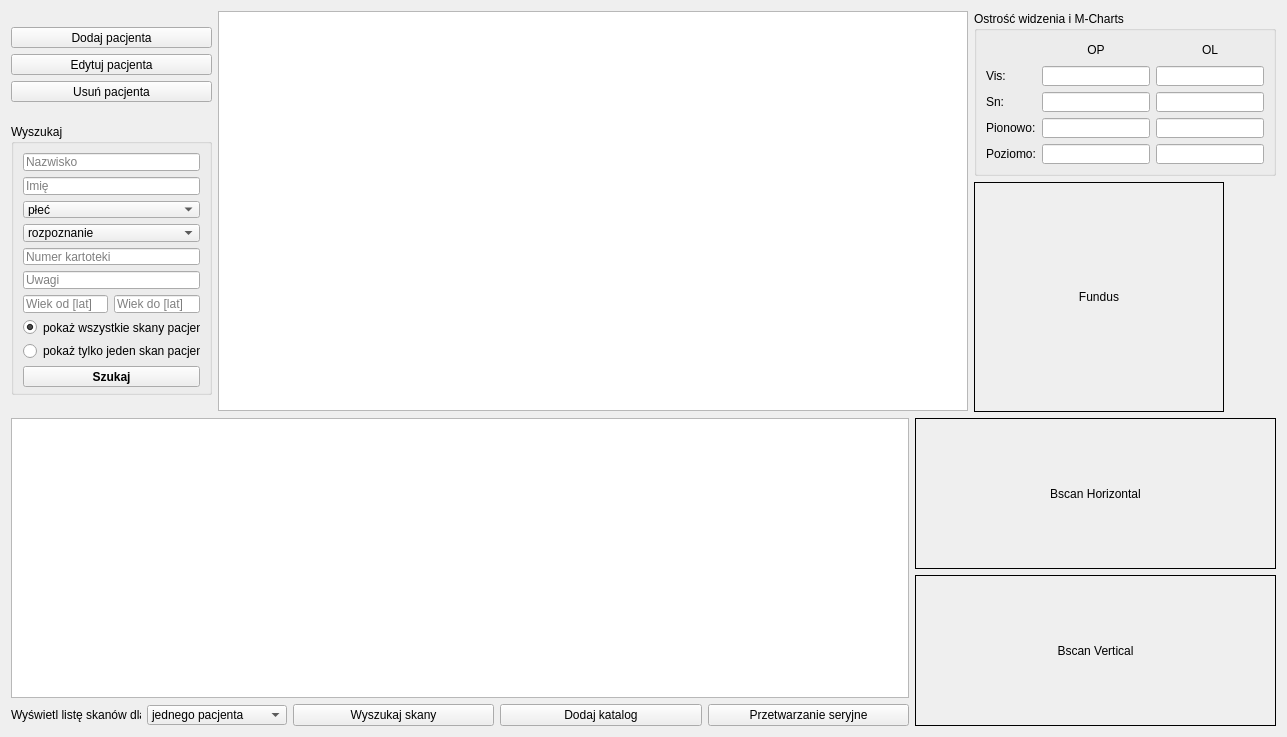
      <widget class="QWidget" name="tabDatabase">
       <attribute name="title">
        <string>Lista pacjentów</string>
       </attribute>
       <layout class="QVBoxLayout" name="verticalLayout_28">
        <item>
         <layout class="QHBoxLayout" name="horizontalLayout_13">
          <item>
           <layout class="QVBoxLayout" name="verticalLayout_25">
            <item>
             <layout class="QVBoxLayout" name="verticalLayout_23">
              <property name="sizeConstraint">
               <enum>QLayout::SetFixedSize</enum>
              </property>
              <item>
               <widget class="QPushButton" name="addPatientDBButton">
                <property name="sizePolicy">
                 <sizepolicy hsizetype="Minimum" vsizetype="Preferred">
                  <horstretch>0</horstretch>
                  <verstretch>0</verstretch>
                 </sizepolicy>
                </property>
                <property name="minimumSize">
                 <size>
                  <width>150</width>
                  <height>20</height>
                 </size>
                </property>
                <property name="maximumSize">
                 <size>
                  <width>201</width>
                  <height>21</height>
                 </size>
                </property>
                <property name="text">
                 <string>Dodaj pacjenta</string>
                </property>
               </widget>
              </item>
              <item>
               <widget class="QPushButton" name="editPatientDBButton">
                <property name="sizePolicy">
                 <sizepolicy hsizetype="Minimum" vsizetype="Preferred">
                  <horstretch>0</horstretch>
                  <verstretch>0</verstretch>
                 </sizepolicy>
                </property>
                <property name="minimumSize">
                 <size>
                  <width>150</width>
                  <height>20</height>
                 </size>
                </property>
                <property name="maximumSize">
                 <size>
                  <width>201</width>
                  <height>21</height>
                 </size>
                </property>
                <property name="text">
                 <string>Edytuj pacjenta</string>
                </property>
               </widget>
              </item>
              <item>
               <widget class="QPushButton" name="deletePatientDBButton">
                <property name="sizePolicy">
                 <sizepolicy hsizetype="Minimum" vsizetype="Preferred">
                  <horstretch>0</horstretch>
                  <verstretch>0</verstretch>
                 </sizepolicy>
                </property>
                <property name="minimumSize">
                 <size>
                  <width>150</width>
                  <height>21</height>
                 </size>
                </property>
                <property name="maximumSize">
                 <size>
                  <width>201</width>
                  <height>21</height>
                 </size>
                </property>
                <property name="text">
                 <string>Usuń pacjenta</string>
                </property>
               </widget>
              </item>
             </layout>
            </item>
            <item>
             <widget class="QGroupBox" name="patienSearchGBox">
              <property name="sizePolicy">
               <sizepolicy hsizetype="Minimum" vsizetype="Minimum">
                <horstretch>0</horstretch>
                <verstretch>0</verstretch>
               </sizepolicy>
              </property>
              <property name="minimumSize">
               <size>
                <width>201</width>
                <height>271</height>
               </size>
              </property>
              <property name="maximumSize">
               <size>
                <width>201</width>
                <height>271</height>
               </size>
              </property>
              <property name="title">
               <string>Wyszukaj</string>
              </property>
              <layout class="QVBoxLayout" name="verticalLayout_22">
               <item>
                <widget class="QLineEdit" name="searchLastNameLEdit">
                 <property name="text">
                  <string/>
                 </property>
                 <property name="placeholderText">
                  <string>Nazwisko</string>
                 </property>
                </widget>
               </item>
               <item>
                <widget class="QLineEdit" name="searchFirstNameLEdit">
                 <property name="text">
                  <string/>
                 </property>
                 <property name="placeholderText">
                  <string>Imię</string>
                 </property>
                </widget>
               </item>
               <item>
                <widget class="QComboBox" name="searchGenderCBox">
                 <item>
                  <property name="text">
                   <string>płeć</string>
                  </property>
                 </item>
                 <item>
                  <property name="text">
                   <string>Kobieta</string>
                  </property>
                 </item>
                 <item>
                  <property name="text">
                   <string>Mężczyzna</string>
                  </property>
                 </item>
                </widget>
               </item>
               <item>
                <widget class="QComboBox" name="searchPathologyCBox">
                 <item>
                  <property name="text">
                   <string>rozpoznanie</string>
                  </property>
                 </item>
                 <item>
                  <property name="text">
                   <string>brak</string>
                  </property>
                 </item>
                 <item>
                  <property name="text">
                   <string>VMA</string>
                  </property>
                 </item>
                 <item>
                  <property name="text">
                   <string>VMT</string>
                  </property>
                 </item>
                 <item>
                  <property name="text">
                   <string>ERM</string>
                  </property>
                 </item>
                 <item>
                  <property name="text">
                   <string>MH</string>
                  </property>
                 </item>
                 <item>
                  <property name="text">
                   <string>CNV</string>
                  </property>
                 </item>
                 <item>
                  <property name="text">
                   <string>inne</string>
                  </property>
                 </item>
                </widget>
               </item>
               <item>
                <widget class="QLineEdit" name="searchFileNoLEdit">
                 <property name="text">
                  <string/>
                 </property>
                 <property name="placeholderText">
                  <string>Numer kartoteki</string>
                 </property>
                </widget>
               </item>
               <item>
                <widget class="QLineEdit" name="searchNotesLEdit">
                 <property name="placeholderText">
                  <string>Uwagi</string>
                 </property>
                </widget>
               </item>
               <item>
                <layout class="QHBoxLayout" name="horizontalLayout_15">
                 <item>
                  <widget class="QLineEdit" name="searchAgeFromLEdit">
                   <property name="maximumSize">
                    <size>
                     <width>100</width>
                     <height>16777215</height>
                    </size>
                   </property>
                   <property name="text">
                    <string/>
                   </property>
                   <property name="placeholderText">
                    <string>Wiek od [lat]</string>
                   </property>
                  </widget>
                 </item>
                 <item>
                  <widget class="QLineEdit" name="searchAgeToLEdit">
                   <property name="maximumSize">
                    <size>
                     <width>100</width>
                     <height>16777215</height>
                    </size>
                   </property>
                   <property name="text">
                    <string/>
                   </property>
                   <property name="placeholderText">
                    <string>Wiek do [lat]</string>
                   </property>
                  </widget>
                 </item>
                </layout>
               </item>
               <item>
                <widget class="QRadioButton" name="showAllScansRButton">
                 <property name="text">
                  <string>pokaż wszystkie skany pacjenta</string>
                 </property>
                 <property name="checked">
                  <bool>true</bool>
                 </property>
                </widget>
               </item>
               <item>
                <widget class="QRadioButton" name="showOnlyDefaultScanRButton">
                 <property name="text">
                  <string>pokaż tylko jeden skan pacjenta</string>
                 </property>
                 <property name="checked">
                  <bool>false</bool>
                 </property>
                </widget>
               </item>
               <item>
                <widget class="QPushButton" name="searchPatientDBButton">
                 <property name="minimumSize">
                  <size>
                   <width>0</width>
                   <height>21</height>
                  </size>
                 </property>
                 <property name="font">
                  <font>
                   <weight>75</weight>
                   <bold>true</bold>
                  </font>
                 </property>
                 <property name="text">
                  <string>Szukaj</string>
                 </property>
                </widget>
               </item>
              </layout>
             </widget>
            </item>
           </layout>
          </item>
          <item>
           <widget class="QTableView" name="patientsListTableView">
            <property name="minimumSize">
             <size>
              <width>750</width>
              <height>361</height>
             </size>
            </property>
            <property name="maximumSize">
             <size>
              <width>16777215</width>
              <height>400</height>
             </size>
            </property>
           </widget>
          </item>
          <item>
           <layout class="QVBoxLayout" name="verticalLayout_24">
            <item>
             <widget class="QGroupBox" name="groupBox_5">
              <property name="title">
               <string>Ostrość widzenia i M-Charts</string>
              </property>
              <layout class="QGridLayout" name="gridLayout_3">
               <item row="0" column="1">
                <widget class="QLabel" name="label_9">
                 <property name="minimumSize">
                  <size>
                   <width>0</width>
                   <height>20</height>
                  </size>
                 </property>
                 <property name="text">
                  <string>OP</string>
                 </property>
                 <property name="alignment">
                  <set>Qt::AlignCenter</set>
                 </property>
                </widget>
               </item>
               <item row="0" column="2">
                <widget class="QLabel" name="label_10">
                 <property name="minimumSize">
                  <size>
                   <width>0</width>
                   <height>20</height>
                  </size>
                 </property>
                 <property name="text">
                  <string>OL</string>
                 </property>
                 <property name="alignment">
                  <set>Qt::AlignCenter</set>
                 </property>
                </widget>
               </item>
               <item row="1" column="0">
                <widget class="QLabel" name="label_7">
                 <property name="minimumSize">
                  <size>
                   <width>44</width>
                   <height>20</height>
                  </size>
                 </property>
                 <property name="text">
                  <string>Vis:</string>
                 </property>
                </widget>
               </item>
               <item row="1" column="1">
                <widget class="QLineEdit" name="visOPLEdit">
                 <property name="minimumSize">
                  <size>
                   <width>0</width>
                   <height>20</height>
                  </size>
                 </property>
                 <property name="alignment">
                  <set>Qt::AlignCenter</set>
                 </property>
                </widget>
               </item>
               <item row="2" column="1">
                <widget class="QLineEdit" name="snOPLEdit">
                 <property name="minimumSize">
                  <size>
                   <width>0</width>
                   <height>20</height>
                  </size>
                 </property>
                 <property name="alignment">
                  <set>Qt::AlignCenter</set>
                 </property>
                </widget>
               </item>
               <item row="1" column="2">
                <widget class="QLineEdit" name="visOLLEdit">
                 <property name="minimumSize">
                  <size>
                   <width>0</width>
                   <height>20</height>
                  </size>
                 </property>
                 <property name="alignment">
                  <set>Qt::AlignCenter</set>
                 </property>
                </widget>
               </item>
               <item row="2" column="0">
                <widget class="QLabel" name="label_8">
                 <property name="minimumSize">
                  <size>
                   <width>44</width>
                   <height>20</height>
                  </size>
                 </property>
                 <property name="text">
                  <string>Sn:</string>
                 </property>
                </widget>
               </item>
               <item row="2" column="2">
                <widget class="QLineEdit" name="snOLLEdit">
                 <property name="minimumSize">
                  <size>
                   <width>0</width>
                   <height>20</height>
                  </size>
                 </property>
                 <property name="alignment">
                  <set>Qt::AlignCenter</set>
                 </property>
                </widget>
               </item>
               <item row="3" column="0">
                <widget class="QLabel" name="label_35">
                 <property name="text">
                  <string>Pionowo:</string>
                 </property>
                </widget>
               </item>
               <item row="4" column="1">
                <widget class="QLineEdit" name="mcHOPLEdit">
                 <property name="minimumSize">
                  <size>
                   <width>0</width>
                   <height>20</height>
                  </size>
                 </property>
                 <property name="alignment">
                  <set>Qt::AlignCenter</set>
                 </property>
                </widget>
               </item>
               <item row="3" column="2">
                <widget class="QLineEdit" name="mcVOLLEdit">
                 <property name="minimumSize">
                  <size>
                   <width>0</width>
                   <height>20</height>
                  </size>
                 </property>
                 <property name="alignment">
                  <set>Qt::AlignCenter</set>
                 </property>
                </widget>
               </item>
               <item row="4" column="0">
                <widget class="QLabel" name="label_36">
                 <property name="text">
                  <string>Poziomo:</string>
                 </property>
                </widget>
               </item>
               <item row="3" column="1">
                <widget class="QLineEdit" name="mcVOPLEdit">
                 <property name="minimumSize">
                  <size>
                   <width>0</width>
                   <height>20</height>
                  </size>
                 </property>
                 <property name="alignment">
                  <set>Qt::AlignCenter</set>
                 </property>
                </widget>
               </item>
               <item row="4" column="2">
                <widget class="QLineEdit" name="mcHOLLEdit">
                 <property name="minimumSize">
                  <size>
                   <width>0</width>
                   <height>20</height>
                  </size>
                 </property>
                 <property name="alignment">
                  <set>Qt::AlignCenter</set>
                 </property>
                </widget>
               </item>
              </layout>
             </widget>
            </item>
            <item>
             <widget class="QLabel" name="fundusDBLabel">
              <property name="minimumSize">
               <size>
                <width>230</width>
                <height>230</height>
               </size>
              </property>
              <property name="maximumSize">
               <size>
                <width>250</width>
                <height>250</height>
               </size>
              </property>
              <property name="frameShape">
               <enum>QFrame::Box</enum>
              </property>
              <property name="text">
               <string>Fundus</string>
              </property>
              <property name="alignment">
               <set>Qt::AlignCenter</set>
              </property>
             </widget>
            </item>
           </layout>
          </item>
         </layout>
        </item>
        <item>
         <layout class="QHBoxLayout" name="horizontalLayout_14">
          <item>
           <layout class="QVBoxLayout" name="verticalLayout_27">
            <item>
             <widget class="QTableView" name="scansListTableView">
              <property name="minimumSize">
               <size>
                <width>790</width>
                <height>0</height>
               </size>
              </property>
             </widget>
            </item>
            <item>
             <layout class="QHBoxLayout" name="horizontalLayout_8">
              <item>
               <widget class="QLabel" name="label_47">
                <property name="maximumSize">
                 <size>
                  <width>130</width>
                  <height>23</height>
                 </size>
                </property>
                <property name="text">
                 <string>Wyświetl listę skanów dla:</string>
                </property>
               </widget>
              </item>
              <item>
               <widget class="QComboBox" name="scanListGroupCBox">
                <property name="maximumSize">
                 <size>
                  <width>140</width>
                  <height>20</height>
                 </size>
                </property>
                <item>
                 <property name="text">
                  <string>jednego pacjenta</string>
                 </property>
                </item>
                <item>
                 <property name="text">
                  <string>według filtra</string>
                 </property>
                </item>
                <item>
                 <property name="text">
                  <string>wszystkich pacjentów</string>
                 </property>
                </item>
               </widget>
              </item>
              <item>
               <widget class="QPushButton" name="searchForScansButton">
                <property name="text">
                 <string>Wyszukaj skany</string>
                </property>
               </widget>
              </item>
              <item>
               <widget class="QPushButton" name="addScanFolderButton">
                <property name="text">
                 <string>Dodaj katalog</string>
                </property>
               </widget>
              </item>
              <item>
               <widget class="QPushButton" name="batchProcessingButton">
                <property name="text">
                 <string>Przetwarzanie seryjne</string>
                </property>
               </widget>
              </item>
             </layout>
            </item>
           </layout>
          </item>
          <item>
           <layout class="QVBoxLayout" name="verticalLayout_26">
            <item>
             <widget class="QLabel" name="bscanHLabel">
              <property name="sizePolicy">
               <sizepolicy hsizetype="Minimum" vsizetype="Minimum">
                <horstretch>0</horstretch>
                <verstretch>0</verstretch>
               </sizepolicy>
              </property>
              <property name="minimumSize">
               <size>
                <width>361</width>
                <height>151</height>
               </size>
              </property>
              <property name="frameShape">
               <enum>QFrame::Box</enum>
              </property>
              <property name="text">
               <string>Bscan Horizontal</string>
              </property>
              <property name="alignment">
               <set>Qt::AlignCenter</set>
              </property>
             </widget>
            </item>
            <item>
             <widget class="QLabel" name="bscanVLabel">
              <property name="sizePolicy">
               <sizepolicy hsizetype="Minimum" vsizetype="Minimum">
                <horstretch>0</horstretch>
                <verstretch>0</verstretch>
               </sizepolicy>
              </property>
              <property name="minimumSize">
               <size>
                <width>361</width>
                <height>151</height>
               </size>
              </property>
              <property name="frameShape">
               <enum>QFrame::Box</enum>
              </property>
              <property name="text">
               <string>Bscan Vertical</string>
              </property>
              <property name="alignment">
               <set>Qt::AlignCenter</set>
              </property>
             </widget>
            </item>
           </layout>
          </item>
         </layout>
        </item>
       </layout>
      </widget>
